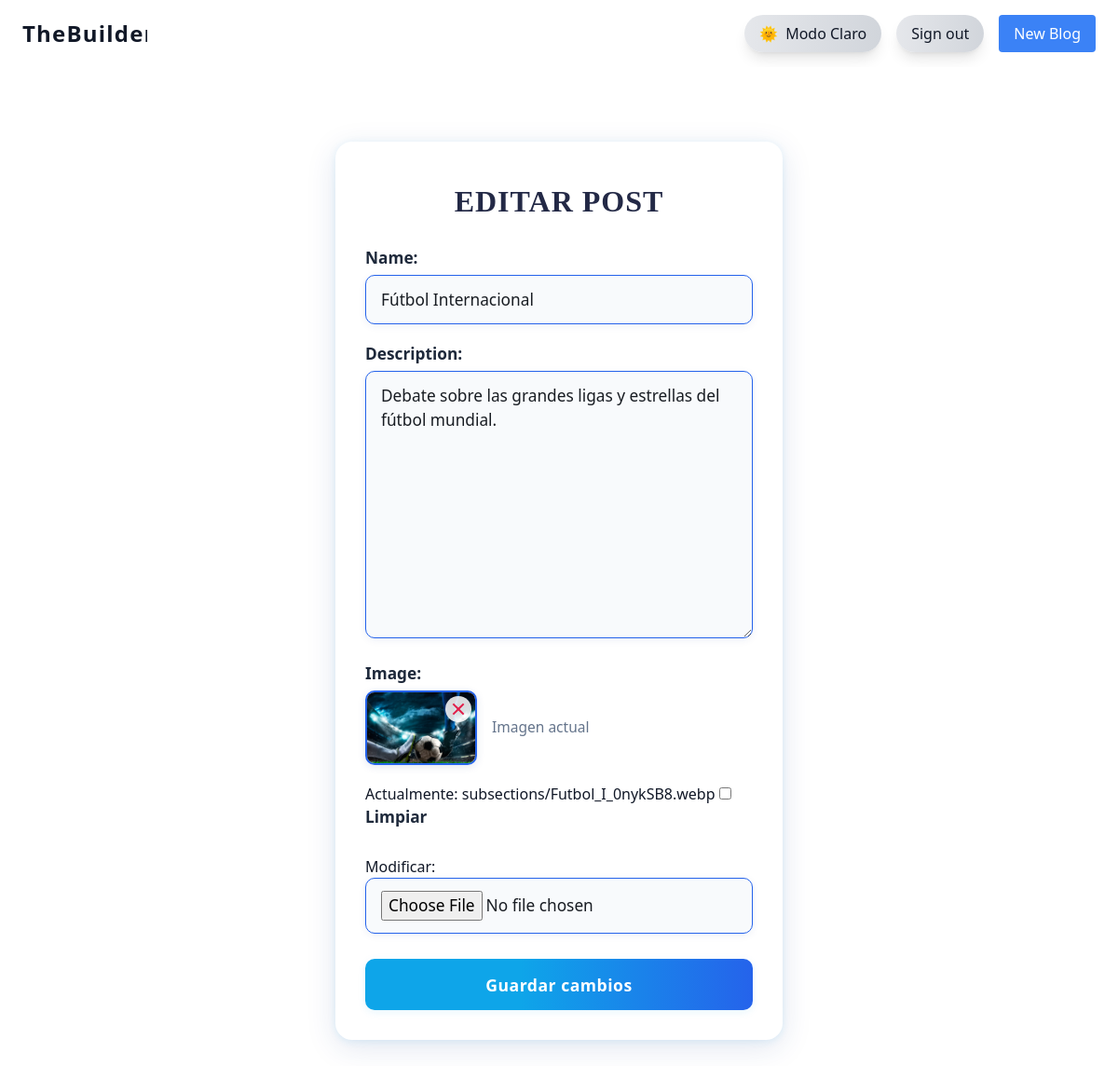
Page /blogs/subsection/1/edit/ (signed in) on the earlier database version.
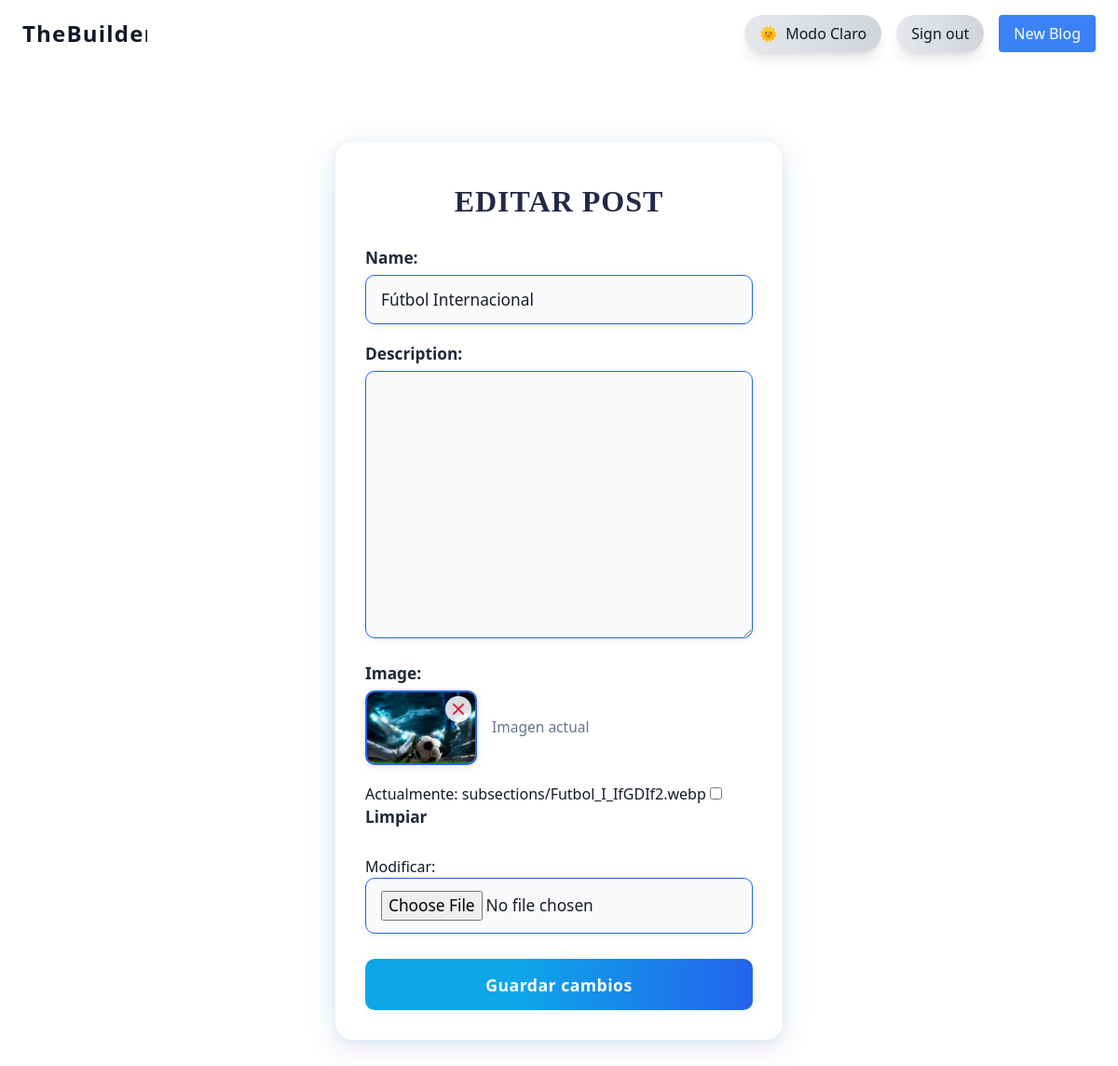
Same page on the later database version.
### blogapp/models.py (models this page shows, shortened)
class Subsection(models.Model):
    blog = models.ForeignKey(Blog, related_name='subsections', on_delete=models.CASCADE)
    name = models.CharField(max_length=100)
    description = models.TextField(blank=True)
    image = models.ImageField(upload_to='subsections/', blank=True, null=True)
    owner = models.ForeignKey(User, on_delete=models.CASCADE, related_name='subsections', null=True)  # <--- Añade esta línea
    rating = models.FloatField(default=0)
    rating_count = models.PositiveIntegerField(default=0)
    rating_sum = models.PositiveIntegerField(default=0)

### blogapp/views.py (the view, shortened to what this page needs)
# urls.py: path('subsection/<int:pk>/edit/', views.SubsectionUpdateView.as_view(), name='edit_subsection'),
class SubsectionUpdateView(LoginRequiredMixin, UserPassesTestMixin, UpdateView):
    model = Subsection
    fields = ['name', 'description', 'image']
    template_name = 'blogapp/subsection_form.html'
    def test_func(self):
        return self.request.user == self.get_object().owner

### blogapp/templates/blogapp/subsection_form.html (shortened to what this page needs)
{% extends 'blogapp/base.html' %}
{% block content %}
<div class="subsection-form-container">
  <h2>EDITAR POST</h2>
  <form method="post" enctype="multipart/form-data" id="subsection-edit-form">
    <label for="{{ form.name.id_for_label }}">Name:</label>
    {{ form.name }}
    <label for="{{ form.description.id_for_label }}">Description:</label>
    {{ form.description }}
    <label for="{{ form.image.id_for_label }}">Image:</label>
    <div id="image-preview-area">
      {% if form.image.value %}
        <div id="image-preview-row" style="display: flex; align-items: center; gap: 1rem; margin-bottom: 1.2rem;">
          <div style="position: relative;">
            <img id="current-image" src="{{ form.instance.image.url }}" alt="Imagen actual" style="width: 120px; height: 80px; object-fit: cover; border-radius: 10px; border: 2px solid #2563eb; box-shadow: 0 2px 8px rgba(30,58,138,0.13);">
            <button type="button" id="clear-image-btn" title="Borrar imagen" style="position: absolute; top: 6px; right: 6px; background: rgba(255,255,255,0.85); border: none; border-radius: 50%; padding: 4px; cursor: pointer; box-shadow: 0 1px 4px #0002;">
              <svg width="20" height="20" fill="#e11d48" viewBox="0 0 20 20">
                <path d="M10 8.586l4.95-4.95 1.414 1.414L11.414 10l4.95 4.95-1.414 1.414L10 11.414l-4.95 4.95-1.414-1.414L8.586 10l-4.95-4.95L5.05 3.636 10 8.586z"/>
              </svg>
            </button>
          </div>
          <span id="current-image-label" style="font-size: 0.97rem; color: #64748b;">Imagen actual</span>
        </div>
      {% endif %}
    </div>
    {{ form.image.as_widget }}
    <button type="submit">Guardar cambios</button>
  </form>
</div>
{% endblock %}

Differences in the rows shown:
changed Subsection "Fútbol Internacional": description "Debate sobre las grandes ligas y estrellas del fútbol mundial." → (not shown)
Other differences:
text no longer shown: "Actualmente: subsections/Futbol_I_0nykSB8.webp Limpiar Modificar:"
text now shown: "Actualmente: subsections/Futbol_I_IfGDIf2.webp Limpiar Modificar:"
